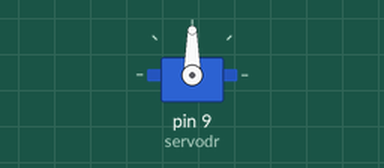
Recording of a program running on a simulated Arduino Uno, built with avr-gcc and run on an emulated ATmega328P. Shown: servo.

Above: at 0.05 s.
At 14.0 s:
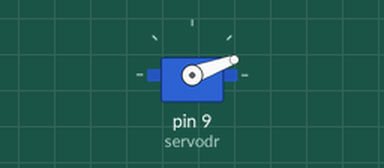
Timing chart, 0 to 18.3 s (numbered marks = the images above):
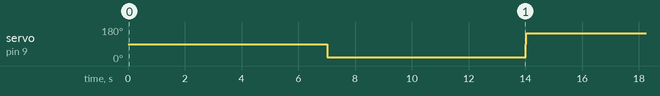

The program:

main.cpp
```cpp
#include <Arduino.h>
#include "power_monitor.h"
#include "servo_driver.h"
//#include "task.h"
#include <Servo.h>


Servo servodr;
PowerMonitor powermonitor;


unsigned long moveservotime = 0;
unsigned long readingtime = 0;
int toggle = 0;

void setup() {
  Serial.begin(115200);
  servodr.attach(9);
  powermonitor.begin();
}

void loop() {
  /*if (millis() - readingtime >= 100){
    powermonitor.takeReading();
    readingtime = millis();
  }  */

  if (millis() -  moveservotime >= 7000){
    if (toggle == 0){


    servodr.write(90);
    delay(20);
    servodr.write(20);


    toggle = 1;
    }

    else if (toggle == 1){

        servodr.write(90);
        delay(20);
        servodr.write(146);
        toggle = 0;
    }
    moveservotime = millis();
  }


}
```

power_monitor.h
```cpp
#pragma once
#include <Arduino.h>
#include <Wire.h>
#include <Adafruit_INA219.h>

struct Reading{
    float bus_voltage; //  V
    float shunt_voltage; // mV
    float current; // mA
    float power; // mW
};


class PowerMonitor{
    public:
        PowerMonitor();
        bool begin(TwoWire *theWire = &Wire);
        void takeReading();
        //void powerSave(bool enable);


    private:
        Adafruit_INA219 _sensors[2] = {
            Adafruit_INA219(0x43),
            Adafruit_INA219(0x42)
        };

        bool _initialised;
        //bool isValidChannel(uint8_t channel);
};
```

power_monitor.cpp
```cpp
#include "power_monitor.h"
#include <Arduino.h>

PowerMonitor::PowerMonitor()
    :_initialised{false}
    {}

bool PowerMonitor::begin(TwoWire *the_wire){
    bool all_ok = true;

    if (! _sensors[0].begin(the_wire)){
        all_ok = false;
    }else if(! _sensors[1].begin(the_wire) ){
        all_ok = false;}

    return all_ok;

}

void PowerMonitor::takeReading(){
    /*Reading{
        _sensor.getShuntVoltage_mV(),
        _sensor.getBusVoltage_V(),
        _sensor.getCurrent_mA(),
        _sensor.getPower_mW()
    };*/
    Serial.print("MOTOR:");
    Serial.print(_sensors[0].getPower_mW());
    Serial.print("  PANEL:");
    Serial.print(_sensors[1].getShuntVoltage_mV());
    Serial.print("\n");

}
```

servo_driver.h
```cpp
#pragma once
#include <Arduino.h>
#include <Servo.h>


class ServoDriver{

    public:
        ServoDriver();
        void begin();
        void set(int position);

    private:
        Servo servo;

};
```

Measured:
- by itself, servo on pin 9 (servodr): repeats every 14.0 s: 90° 0.02 s, 146° 7.0 s, 90° 0.02 s, 20° 7.0 s
